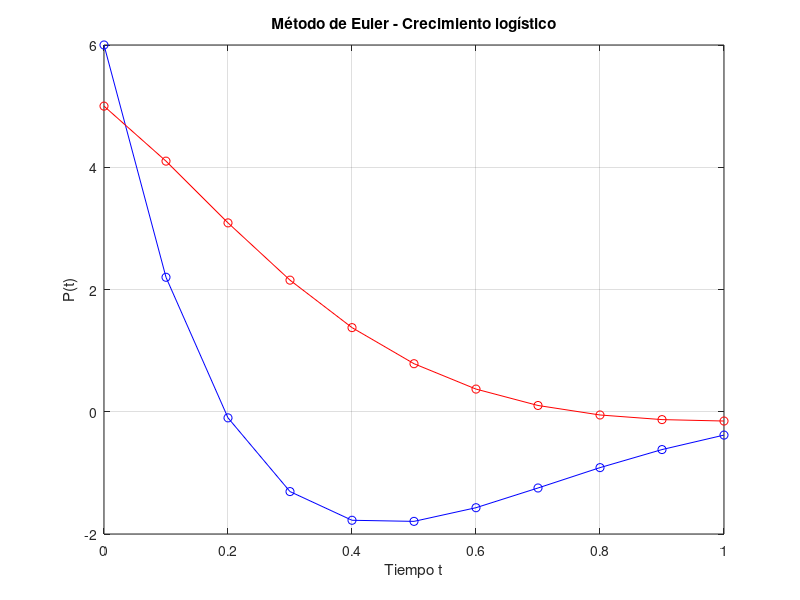

Here is the MATLAB script that generated this plot:

#Valores Iniciales
clear all;
X(1)=5;
Y(1)=6;
t(1) = 0;
h = 0.1;

#Ecuaciones
for i = 1:10
  X(i+1) = X(i) + h*(-3*X(i) + Y(i)),
  Y(i+1) = Y(i) + h*(-4*X(i)-3*Y(i)),
  t(i+1) = t(i) + h,
endfor

# Gráfico
#En funcion de Y
plot(t, Y, 'b-o');
xlabel('Tiempo t');
ylabel('P(t)');
title('Método de Euler - Crecimiento logístico');
#En funcion de X
hold on;
plot(t, X , 'r-o');
xlabel('Tiempo t');
ylabel('P(t)');
title('Método de Euler - Crecimiento logístico');
grid on;
